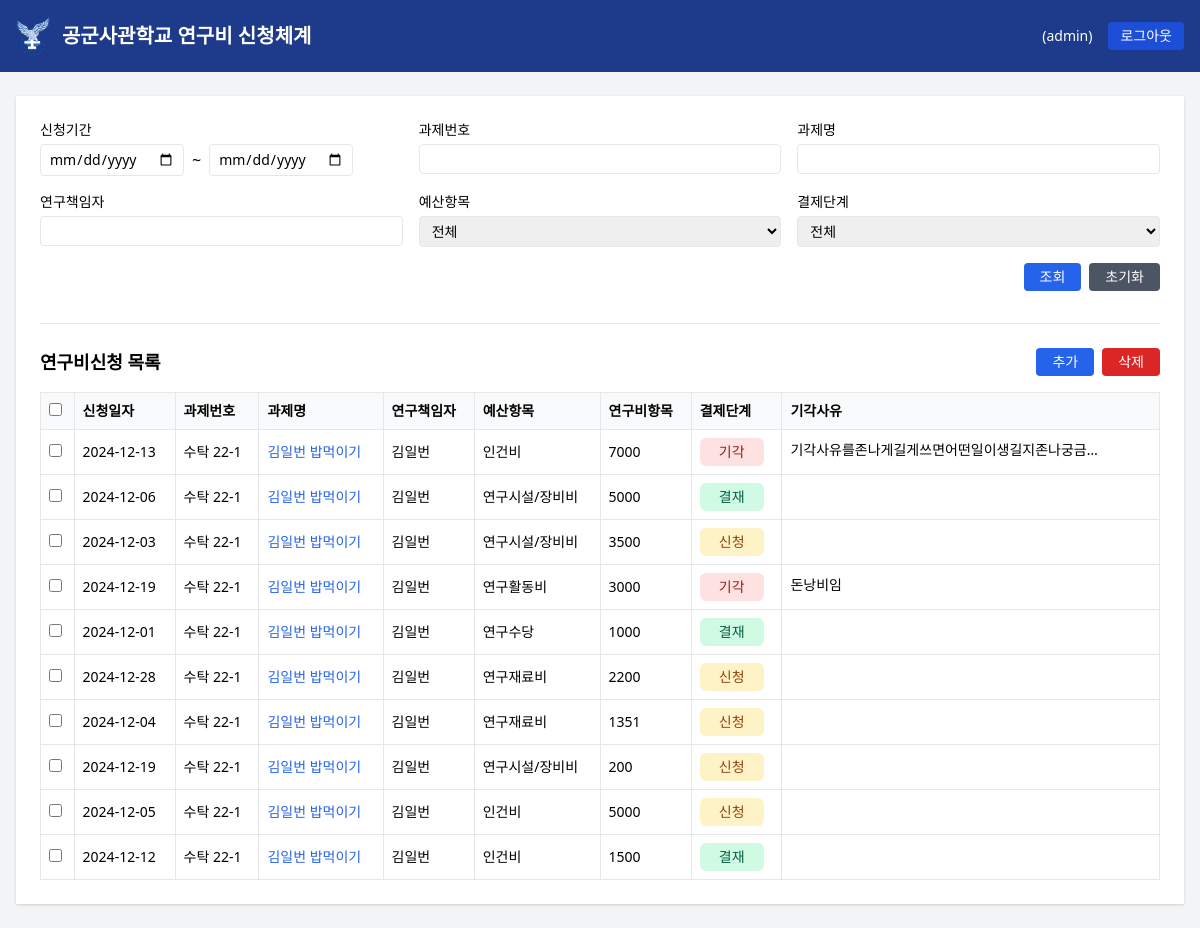
Page / (signed in) on the committed database.
### research/models.py (models this page shows, shortened)
class User(AbstractUser):
    last_name = None
    RANK_CHOICES = [
       ('교수', '교수'),
       ('부교수', '부교수'),
       ('조교수', '조교수'),
       ('강사', '강사'),
       ('이등병', '이등병'),
       ('일병', '일병'),
       ('상병', '상병'),
       ('병장', '병장'),
       ('하사', '하사'),
       ('중사', '중사'),
       ('상사', '상사'),
       ('원사', '원사'),
       ('준위', '준위'),
       ('소위', '소위'),
       ('중위', '중위'),
       ('대위', '대위'),
       ('소령', '소령'),
       ('중령', '중령'),
       ('대령', '대령'),
       ('대령(진)', '대령(진)'),
       ('대령(임)', '대령(임)'),
       ('중령(진)', '중령(진)'),
       ('중령(임)', '중령(임)'),
       ('소령(진)', '소령(진)'),
       ('소령(임)', '소령(임)'),
       ('대위(진)', '대위(진)'),
       ('대위(임)', '대위(임)'),
       ('중위(진)', '중위(진)'),
       ('중위(임)', '중위(임)'),
       ('소위(진)', '소위(진)'),
       ('소위(임)', '소위(임)'),
       ('원사(진)', '원사(진)'),
       ('원사(임)', '원사(임)'),
       ('상사(진)', '상사(진)'),
       ('상사(임)', '상사(임)'),
       ('중사(진)', '중사(진)'),
       ('중사(임)', '중사(임)'),
       ('하사(진)', '하사(진)'),
       ('하사(임)', '하사(임)'),
    ]
    STATUS_CHOICES = [
        ('군무원', '군무원'),
        ('생도', '생도'),
        ('민간인', '민간인'),
        ('현역', '현역'),
        ('연구원', '연구원'),
        ('예비역', '예비역'),
        ('조교수', '조교수'),
        ('학생연구원', '학생연구원'),
    ]
    POSITION_CHOICES = [
        ('교수', '교수'),
        ('부교수', '부교수'),
        ('조교수(전임)', '조교수(전임)'),
        ('조교수(일반)', '조교수(일반)'),
        ('군교관', '군교관'),
        ('강사', '강사'),
        ('외래강사', '외래강사'),
    ]
    APPROVAL_CHOICES = [
        ('산학협력팀장', '산학협력팀장'),
        ('과제운영팀장', '과제운영팀장'),
    ]
    military_id = models.CharField(max_length=10, unique=True, verbose_name='군번')
    rank = models.CharField(max_length=20, choices=RANK_CHOICES, null=True, blank=True, verbose_name='계급')
    department = models.ForeignKey('Department', on_delete=models.SET_NULL, null=True, verbose_name='소속')
    internal_external = models.CharField(
        max_length=10,
        choices=[('internal', '내부'), ('external', '외부')],
        verbose_name='내/외부구분'
    )
    status = models.CharField(
        max_length=20,
        choices=STATUS_CHOICES,
        verbose_name='신분구분'
    )
    position = models.CharField(
        max_length=20,
        choices=POSITION_CHOICES,
        null=True,
        blank=True,
        verbose_name='직위'
    )
    approval_authority = models.CharField(
        max_length=20,
        choices=APPROVAL_CHOICES,
        null=True,
        blank=True,
        verbose_name='결재권한'
    )
    class Meta:
        verbose_name = '사용자'
        verbose_name_plural = '사용자 목록'
    def get_full_name(self):
        return self.first_name.strip()

class ResearchApplication(models.Model):
    STATUS_CHOICES = [
        ('신청', '신청'),
        ('결재', '결재'),
        ('기각', '기각'),
    ]
    application_number = models.CharField(max_length=20, verbose_name='신청번호')
    research_budget = models.ForeignKey(ResearchBudget, on_delete=models.CASCADE, verbose_name='연구과제')
    applicant = models.ForeignKey(
        settings.AUTH_USER_MODEL,
        on_delete=models.CASCADE,
        related_name='applications',
        verbose_name='신청자'
    )
    application_date = models.DateField(verbose_name='신청일자')
    execution_date = models.DateField(verbose_name='집행일자', null=True, blank=True)
    amount = models.DecimalField(max_digits=15, decimal_places=2, verbose_name='신청금액')
    description = models.TextField(verbose_name='신청내용')
    status = models.CharField(max_length=10, choices=STATUS_CHOICES, default='신청', verbose_name='상태')
    rejection_reason = models.TextField(blank=True, null=True, verbose_name='기각사유')
    budget_subcategory = models.CharField(max_length=100, verbose_name='연구비항목')
    class Meta:
        verbose_name = '연구비신청'
        verbose_name_plural = '연구비신청 목록'

class ResearchBudget(models.Model):
    TYPE_CHOICES = [
        ('인건비', '인건비'),
        ('연구수당', '연구수당'),
        ('연구시설/장비비', '연구시설/장비비'),
        ('연구활동비', '연구활동비'),
        ('연구재료비', '연구재료비'),
        ('간접비', '간접비'),
        ('통장이자', '통장이자'),
        ('위탁연구개발비', '위탁연구개발비'),
        ('보안수당', '보안수당'),
        ('연구윤리활동비', '연구윤리활동비'),
        ('연구실안전관리비', '연구실안전관리비'),
    ]
    research = models.ForeignKey(
        'Research',
        on_delete=models.CASCADE,
        related_name='budgets',
        verbose_name='연구과제'
    )
    budget_type = models.CharField(
        max_length=50,
        choices=TYPE_CHOICES,
        verbose_name='예산항목'
    )
    total_amount = models.DecimalField(
        max_digits=15,
        decimal_places=2,
        verbose_name='예산액'
    )
    remaining_amount = models.DecimalField(
        max_digits=15,
        decimal_places=2,
        verbose_name='잔액'
    )
    created_at = models.DateTimeField(
        auto_now_add=True,
        verbose_name='생성일시'
    )
    updated_at = models.DateTimeField(
        auto_now=True,
        verbose_name='수정일시'
    )
    class Meta:
        verbose_name = '연구예산'
        verbose_name_plural = '연구예산 목록'
        unique_together = ['research', 'budget_type']

class Research(models.Model):
    project_number = models.CharField(max_length=20, unique=True, verbose_name='과제번호')
    project_name = models.CharField(max_length=200, verbose_name='과제명')
    researcher = models.ForeignKey(
        settings.AUTH_USER_MODEL,
        on_delete=models.CASCADE,
        related_name='research_projects',
        verbose_name='연구책임자'
    )
    researchers = models.ManyToManyField(
        settings.AUTH_USER_MODEL,
        related_name='participating_projects',
        verbose_name='연구원',
        blank=True
    )
    ordering_organization = models.CharField(max_length=100, verbose_name='발주기관')
    contract_from = models.DateField(verbose_name='계약시작일')
    contract_to = models.DateField(verbose_name='계약종료일')
    total_budget = models.DecimalField(
        max_digits=15,
        decimal_places=2,
        verbose_name='연구비 총액'
    )
    created_at = models.DateTimeField(auto_now_add=True, verbose_name='생성일시')
    updated_at = models.DateTimeField(auto_now=True, verbose_name='수정일시')
    class Meta:
        verbose_name = '연구과제'
        verbose_name_plural = '연구과제 목록'
        ordering = ['-created_at']

### research/views.py (the view, shortened to what this page needs)
# urls.py: path('', views.dashboard, name='dashboard'),
@login_required
def dashboard(request):
    applications = ResearchApplication.objects.select_related(
        'research_budget',
        'research_budget__research',
        'research_budget__research__researcher',
        'research_budget__research__researcher__department',
        'applicant'
    ).all()
    if not request.user.is_staff:
        applications = applications.filter(applicant=request.user)
    context = {
        'applications': applications,
        'budget_types': ResearchBudget.TYPE_CHOICES,
        'status_choices': ResearchApplication.STATUS_CHOICES,
    }
    return render(request, 'research/dashboard.html', context)

### templates/research/dashboard.html (shortened to what this page needs)
{% extends 'research/base.html' %}
{% block content %}
<div class="bg-white shadow p-6">
    <form method="get" class="space-y-4 mb-6">
        <div class="grid grid-cols-1 md:grid-cols-3 gap-4">
            <div class="col-span-1">
                <label class="block text-sm font-medium mb-1">신청기간</label>
                <div class="flex flex-col sm:flex-row space-y-2 sm:space-y-0 sm:space-x-2">
                    <input type="date" name="start_date" value="{{ request.GET.start_date }}" class="w-full sm:w-auto border rounded px-2 py-1 text-sm">
                    <span class="flex items-center justify-center">~</span>
                    <input type="date" name="end_date" value="{{ request.GET.end_date }}" class="w-full sm:w-auto border rounded px-2 py-1 text-sm">
                </div>
            </div>
            <div class="col-span-1">
                <label class="block text-sm font-medium mb-1">과제번호</label>
                <input type="text" name="project_number" value="{{ request.GET.project_number }}" class="w-full border rounded px-2 py-1 text-sm">
            </div>
            <div class="col-span-1">
                <label class="block text-sm font-medium mb-1">과제명</label>
                <input type="text" name="project_name" value="{{ request.GET.project_name }}" class="w-full border rounded px-2 py-1 text-sm">
            </div>
        </div>
        <div class="grid grid-cols-1 md:grid-cols-3 gap-4">
            <div>
                <label class="block text-sm font-medium mb-1">연구책임자</label>
                <input type="text" name="researcher" value="{{ request.GET.researcher }}" class="w-full border rounded px-2 py-1 text-sm">
            </div>
            <div>
                <label class="block text-sm font-medium mb-1">예산항목</label>
                <select name="budget_type" class="w-full border rounded px-2 py-1 text-sm">
                    <option value="">전체</option>
                </select>
            </div>
            <div>
                <label class="block text-sm font-medium mb-1">결제단계</label>
                <select name="status" class="w-full border rounded px-2 py-1 text-sm">
                    <option value="">전체</option>
                </select>
            </div>
        </div>
        <div class="flex justify-end space-x-2">
            <button type="submit" class="px-4 py-1 bg-blue-600 text-white rounded text-sm hover:bg-blue-700">조회</button>
            <a href="{% url 'research:dashboard' %}" class="px-4 py-1 bg-gray-600 text-white rounded text-sm hover:bg-gray-700">초기화</a>
        </div>
    </form>
    <div class="mt-8 border-t pt-6">
        <div class="flex justify-between items-center mb-4">
            <h2 class="text-lg font-semibold">연구비신청 목록</h2>
            <div class="flex space-x-2">
                <a href="{% url 'research:application_create' %}" class="bg-blue-600 text-white px-4 py-1 rounded text-sm hover:bg-blue-700">추가</a>
                <button onclick="deleteSelected()" class="bg-red-600 text-white px-4 py-1 rounded text-sm hover:bg-red-700">삭제</button>
            </div>
        </div>
        <form id="deleteForm" method="post" action="{% url 'research:delete_applications' %}">
            <div class="overflow-x-auto">
                <table class="w-full border-collapse border text-sm">
                    <thead>
                        <tr class="bg-gray-50">
                            <th class="border p-2 text-left">
                                <input type="checkbox" id="selectAll" onclick="toggleAll(this)">
                            </th>
                            <th class="border p-2 text-left">신청일자</th>
                            <th class="border p-2 text-left">과제번호</th>
                            <th class="border p-2 text-left">과제명</th>
                            <th class="border p-2 text-left">연구책임자</th>
                            <th class="border p-2 text-left">예산항목</th>
                            <th class="border p-2 text-left">연구비항목</th>
                            <th class="border p-2 text-left">결제단계</th>
                            <th class="border p-2 text-left">기각사유</th>
                        </tr>
                    </thead>
                    <tbody>
                        {% for application in applications %}
                        <tr class="hover:bg-gray-50">
                            <td class="border p-2">
                                <input type="checkbox" name="selected_applications" value="{{ application.id }}" class="application-checkbox">
                            </td>
                            <td class="border p-2">{{ application.application_date|date:"Y-m-d" }}</td>
                            <td class="border p-2">{{ application.research_budget.research.project_number }}</td>
                            <td class="border p-2">
                                <a href="{% url 'research:application_detail' application.pk %}" class="text-blue-600 hover:text-blue-900">
                                    {{ application.research_budget.research.project_name }}
                                </a>
                            </td>
                            <td class="border p-2">{{ application.research_budget.research.researcher.get_full_name }}</td>
                            <td class="border p-2">{{ application.research_budget.get_budget_type_display }}</td>
                            <td class="border p-2">{{ application.amount|floatformat:0 }}</td>
                            <td class="border p-2">
                                <span class="status-badge
                                    {% if application.status == '신청' %} bg-yellow-100 text-yellow-800
                                    {% elif application.status == '결재' %} bg-green-100 text-green-800
                                    {% elif application.status == '기각' %} bg-red-100 text-red-800
                                    {% endif %}">
                                    {{ application.get_status_display }}
                                </span>
                            </td>
                            <td class="border p-2">
                                <span class="inline-block max-w-xs truncate" title="{{ application.rejection_reason|default:'' }}">
                                    {{ application.rejection_reason|default:''|truncatechars:30 }}
                                </span>
                            </td>
                        </tr>
                        {% empty %}
                        <tr>
                            <td colspan="9" class="border p-2 text-center text-gray-500">검색 결과가 없습니다.</td>
                        </tr>
                        {% endfor %}
                    </tbody>
                </table>
            </div>
        </form>
    </div>
</div>
{% endblock %}

### templates/research/base.html (shortened to what this page needs)
{% load static %}
<!DOCTYPE html>
<html lang="ko">
<head>
   <link href="https://cdnjs.cloudflare.com/ajax/libs/tailwindcss/2.2.19/tailwind.min.css" rel="stylesheet">
</head>
<body class="bg-gray-100">
   <header class="bg-blue-900 text-white">
       <div class="max-w-7xl mx-auto px-4">
           <div class="flex items-center justify-between py-4">
               <div class="flex items-center">
                   <a href="{% url 'research:dashboard' %}" class="flex items-center hover:opacity-90">
                       <div class="logo-container">
                        <img src="{% static 'img/afalogo.png' %}" alt="공군사관학교 로고" class="h-10">
                       </div>
                       <h1 class="text-xl font-bold ml-3">
                           공군사관학교 연구비 신청체계
                       </h1>
                   </a>
               </div>
               {% if user.is_authenticated %}
               <div class="flex items-center space-x-6">
                   <div class="flex items-center space-x-4">
                       <span class="text-sm">
                           ({{ user.username }})
                       </span>
                       <form method="post" action="{% url 'research:logout' %}" class="inline">
                           <button type="submit"
                                   class="bg-blue-700 hover:bg-blue-600
                                       px-3 py-1 rounded transition-colors text-sm">
                               로그아웃
                           </button>
                       </form>
                   </div>
               </div>
               {% endif %}
           </div>
       </div>
   </header>
   <main class="max-w-7xl mx-auto px-4 py-6">
       {% block content %}
       {% endblock %}
   </main>
</body>
</html>

### templates/research/base.html (style rules this page uses)
.status-badge { display: inline-block; padding: 0.25rem 1rem; border-radius: 0.375rem; font-size: 0.875rem; font-weight: 500; text-align: center; min-width: 4rem; }

### rows in the picture
User: username "admin"
ResearchApplication: application_date "2024-12-13", research_budget.research.project_number "수탁 22-1", research_budget.research.project_name "김일번 밥먹이기", research_budget.research.researcher.get_full_name "김일번", research_budget.budget_type "인건비", amount "7000", status "기각", rejection_reason "기각사유를존나게길게쓰면어떤일이생길지존나궁금…"
ResearchApplication: application_date "2024-12-06", research_budget.research.project_number "수탁 22-1", research_budget.research.project_name "김일번 밥먹이기", research_budget.research.researcher.get_full_name "김일번", research_budget.budget_type "연구시설/장비비", amount "5000", status "결재"
ResearchApplication: application_date "2024-12-03", research_budget.research.project_number "수탁 22-1", research_budget.research.project_name "김일번 밥먹이기", research_budget.research.researcher.get_full_name "김일번", research_budget.budget_type "연구시설/장비비", amount "3500", status "신청"
ResearchApplication: application_date "2024-12-19", research_budget.research.project_number "수탁 22-1", research_budget.research.project_name "김일번 밥먹이기", research_budget.research.researcher.get_full_name "김일번", research_budget.budget_type "연구활동비", amount "3000", status "기각", rejection_reason "돈낭비임"
ResearchApplication: application_date "2024-12-01", research_budget.research.project_number "수탁 22-1", research_budget.research.project_name "김일번 밥먹이기", research_budget.research.researcher.get_full_name "김일번", research_budget.budget_type "연구수당", amount "1000", status "결재"
ResearchApplication: application_date "2024-12-28", research_budget.research.project_number "수탁 22-1", research_budget.research.project_name "김일번 밥먹이기", research_budget.research.researcher.get_full_name "김일번", research_budget.budget_type "연구재료비", amount "2200", status "신청"
ResearchApplication: application_date "2024-12-04", research_budget.research.project_number "수탁 22-1", research_budget.research.project_name "김일번 밥먹이기", research_budget.research.researcher.get_full_name "김일번", research_budget.budget_type "연구재료비", amount "1351", status "신청"
ResearchApplication: application_date "2024-12-19", research_budget.research.project_number "수탁 22-1", research_budget.research.project_name "김일번 밥먹이기", research_budget.research.researcher.get_full_name "김일번", research_budget.budget_type "연구시설/장비비", amount "200", status "신청"
ResearchApplication: application_date "2024-12-05", research_budget.research.project_number "수탁 22-1", research_budget.research.project_name "김일번 밥먹이기", research_budget.research.researcher.get_full_name "김일번", research_budget.budget_type "인건비", amount "5000", status "신청"
ResearchApplication: application_date "2024-12-12", research_budget.research.project_number "수탁 22-1", research_budget.research.project_name "김일번 밥먹이기", research_budget.research.researcher.get_full_name "김일번", research_budget.budget_type "인건비", amount "1500", status "결재"
